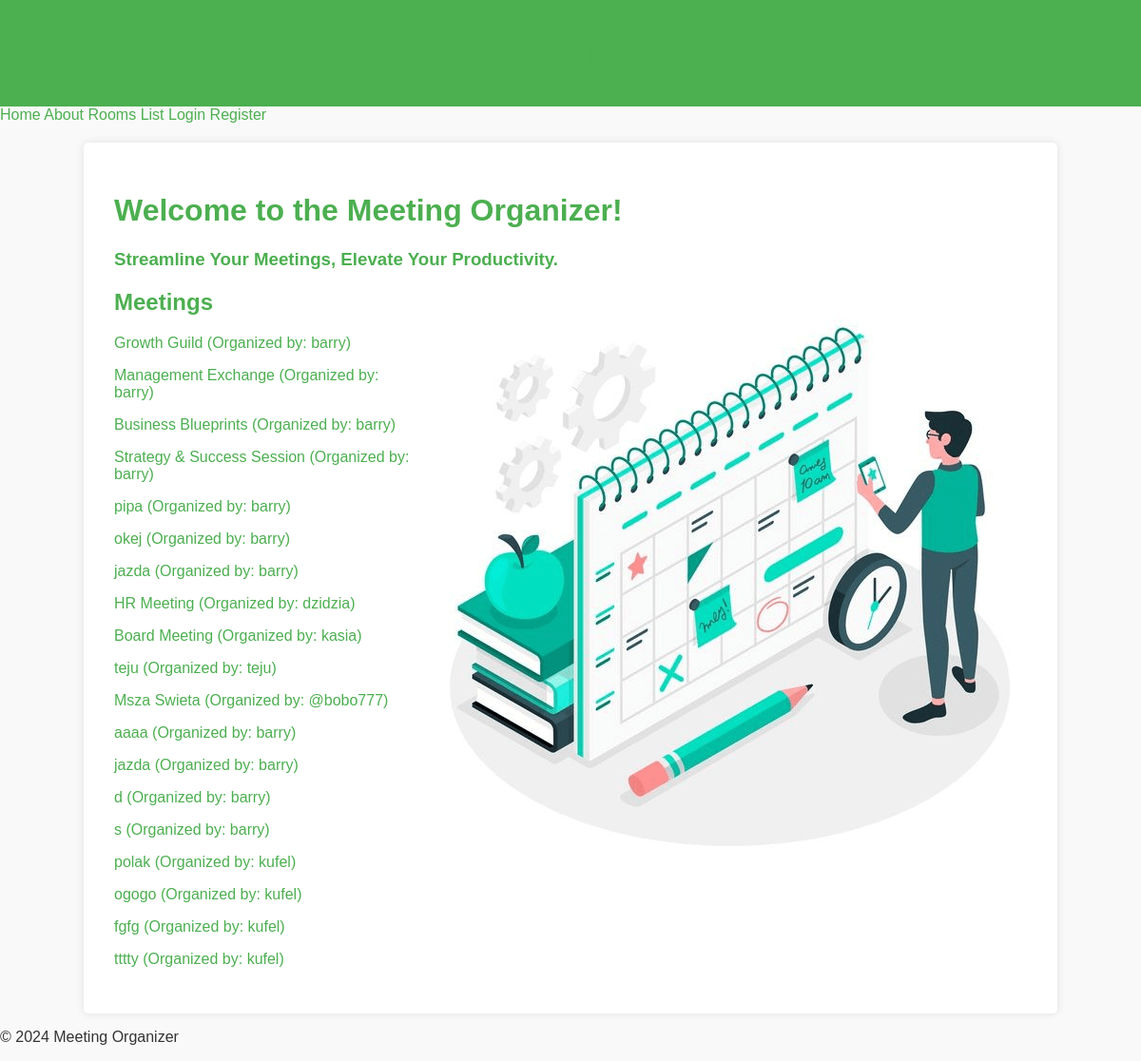
/, run on an earlier commit of the app's database.
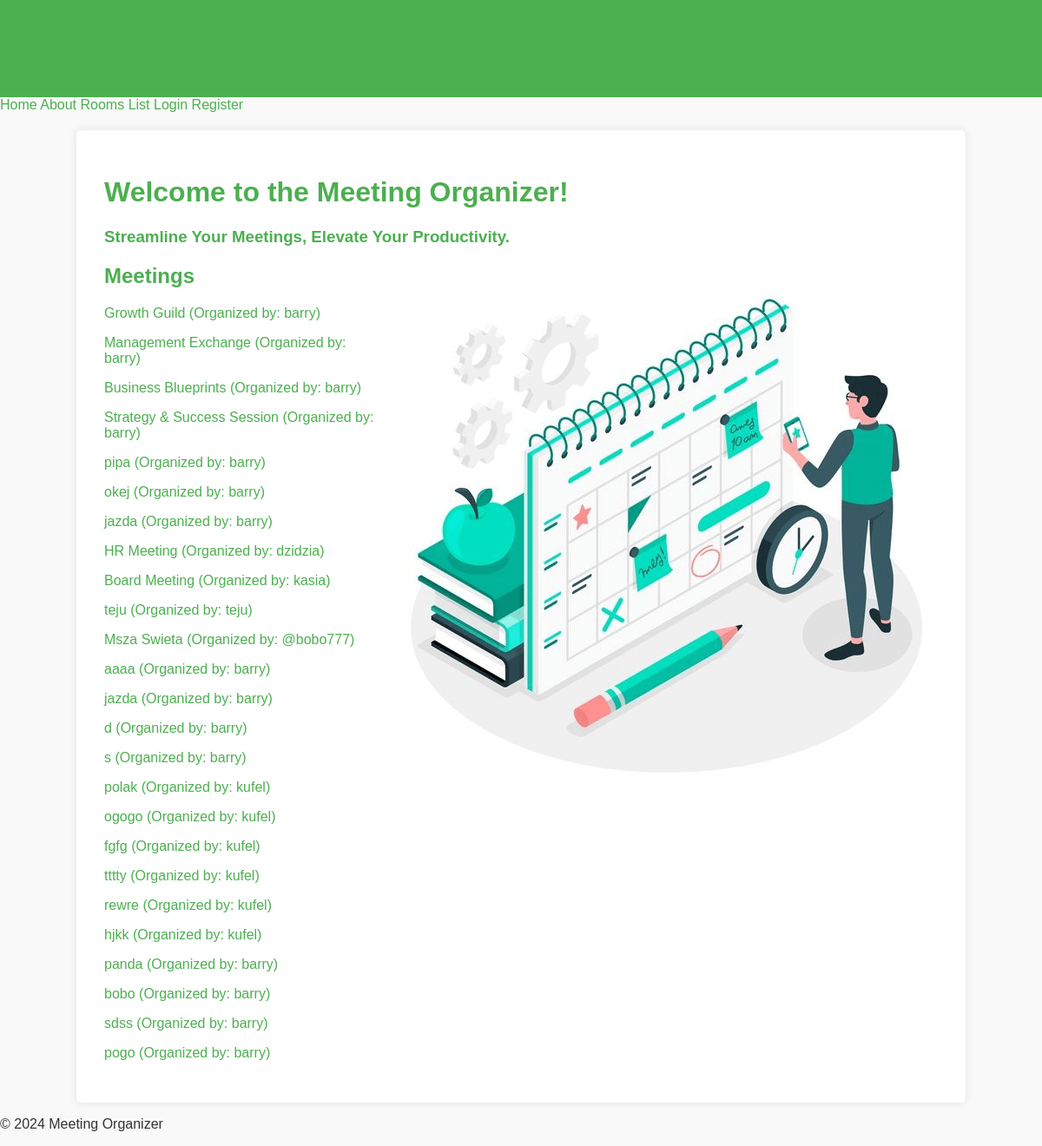
And on a later commit of the database.
### meetings/models.py (models this page shows, shortened)
class Meeting(models.Model):
    title = models.CharField(max_length=100)
    date = models.DateField()
    start_time = models.TimeField(default=time(9))
    duration = models.IntegerField(default=1)  # Duration in hours
    room = models.ForeignKey(Room, on_delete=models.CASCADE)
    created_by = models.ForeignKey(User, on_delete=models.CASCADE)

### website/views.py (the view)
# urls.py: path('', welcome, name="welcome"),
def welcome(request):
    return render(request, "website/welcome.html", {"meetings": Meeting.objects.all()})

### website/templates/website/welcome.html
{% extends 'base.html' %}
{% load static %}
{% block content %}
    <h1>Welcome to the Meeting Organizer!</h1>
    <h3>Streamline Your Meetings, Elevate Your Productivity.</h3>
    <img src="{% static 'website/Meeting_Organizer.png' %}" class="calendar-image" alt="Calendar">
    <h2>Meetings</h2>
    <ul>
        {% for meeting in meetings %}
        <li>
            <a href="{% url 'detail' meeting.id %}">
                {{ meeting.title }} (Organized by: {{ meeting.created_by.username }})
            </a>
        </li>
        {% endfor %}
    </ul>
{% endblock %}

What changed in the data, as far as the page shows it:
added Meeting: title "rewre", created_by.username "kufel"
added Meeting: title "hjkk", created_by.username "kufel"
added Meeting: title "panda", created_by.username "barry"
added Meeting: title "bobo", created_by.username "barry"
added Meeting: title "sdss", created_by.username "barry"
added Meeting: title "pogo", created_by.username "barry"
